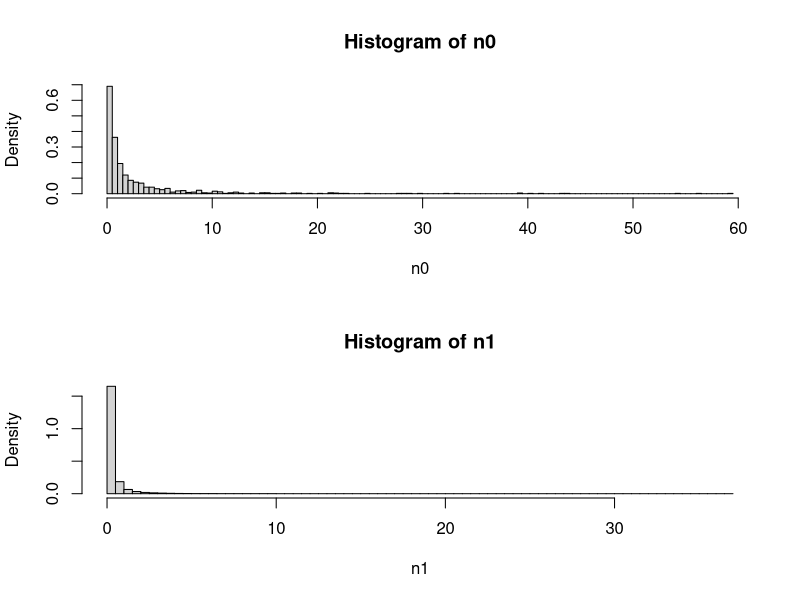
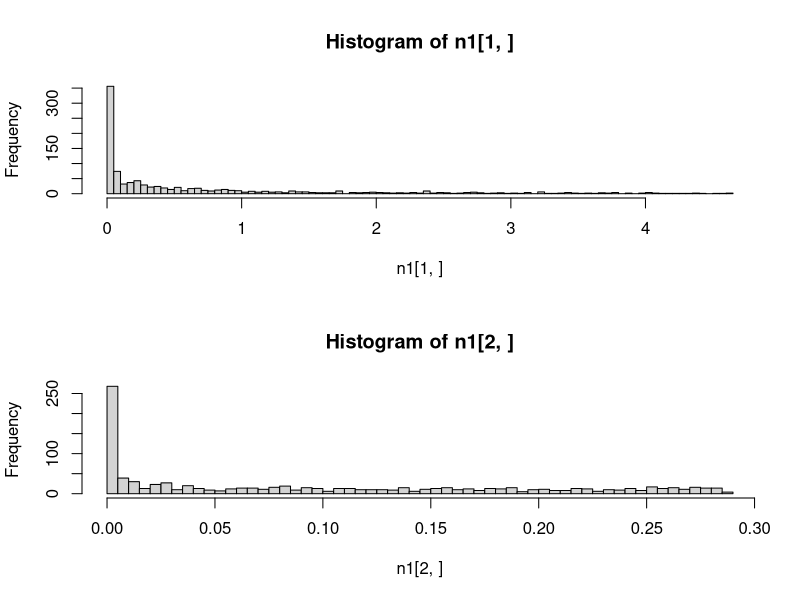
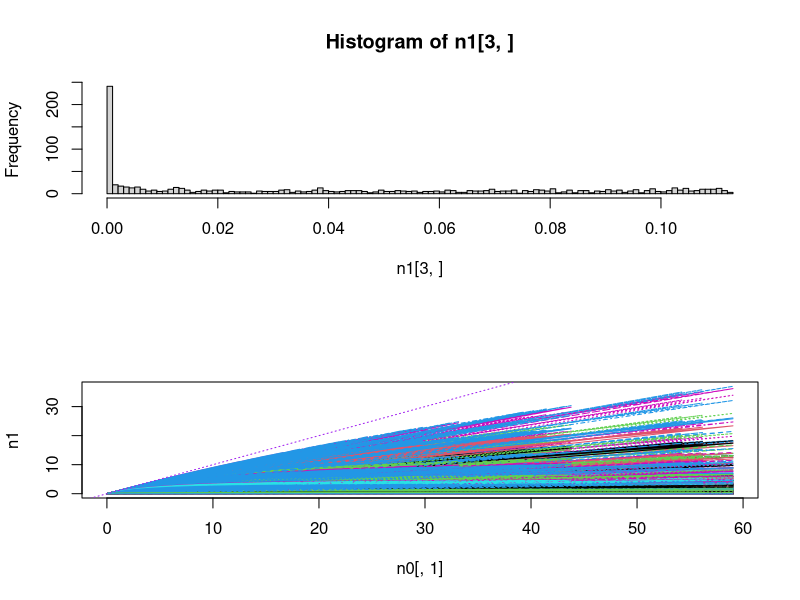
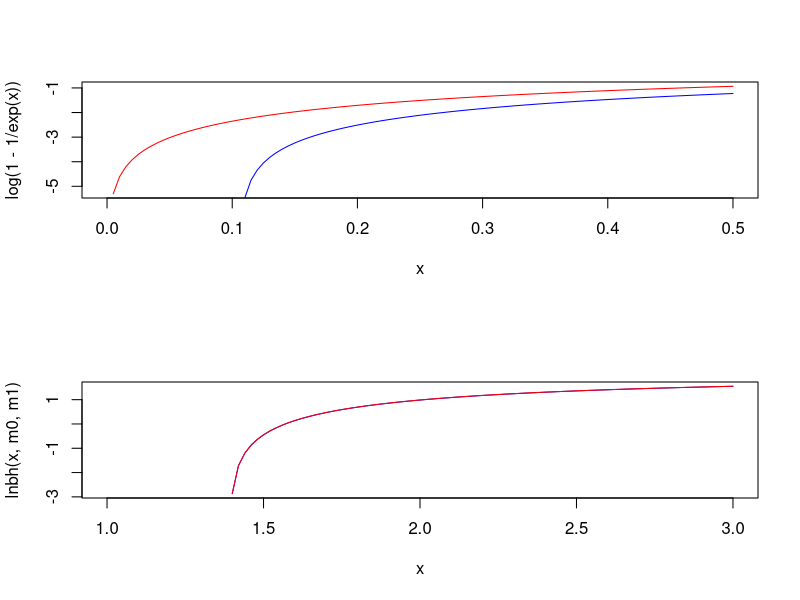
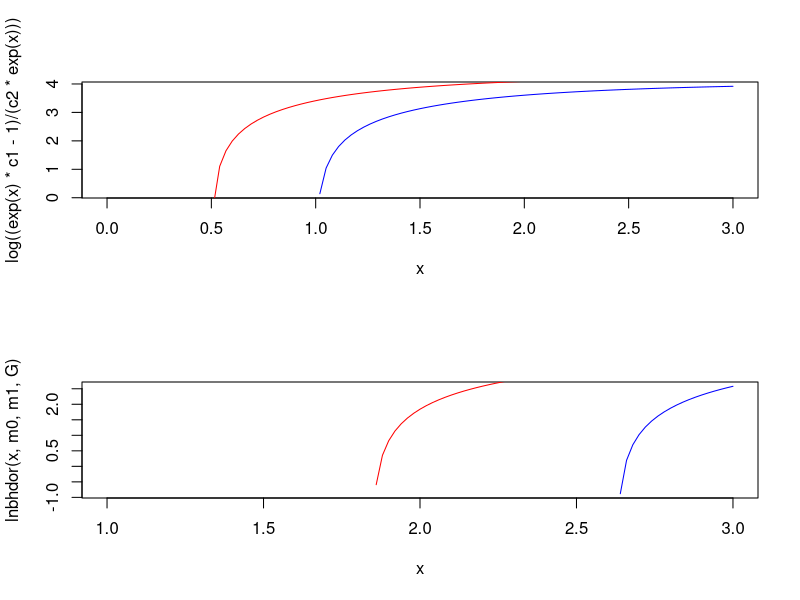
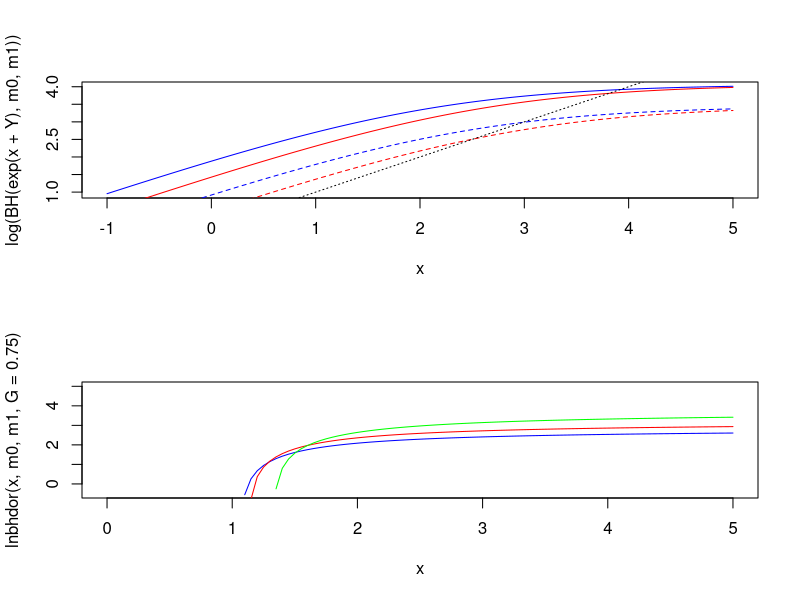
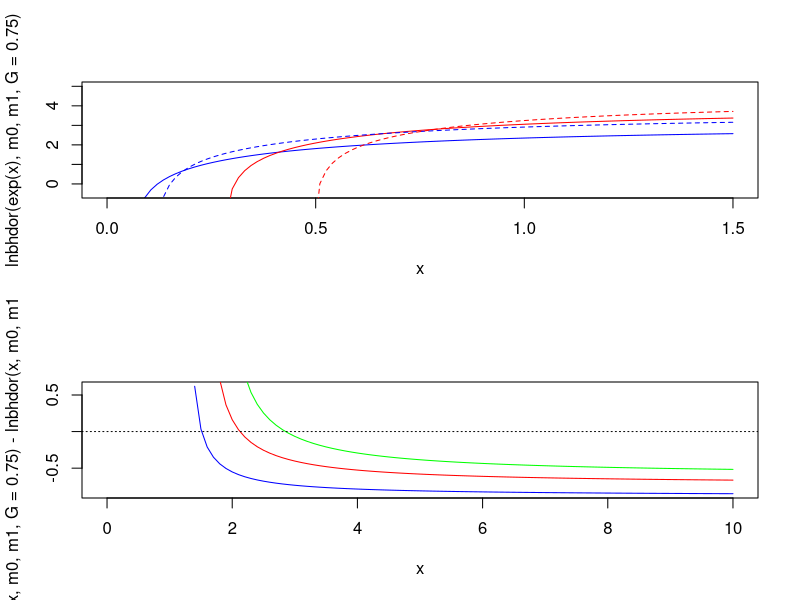
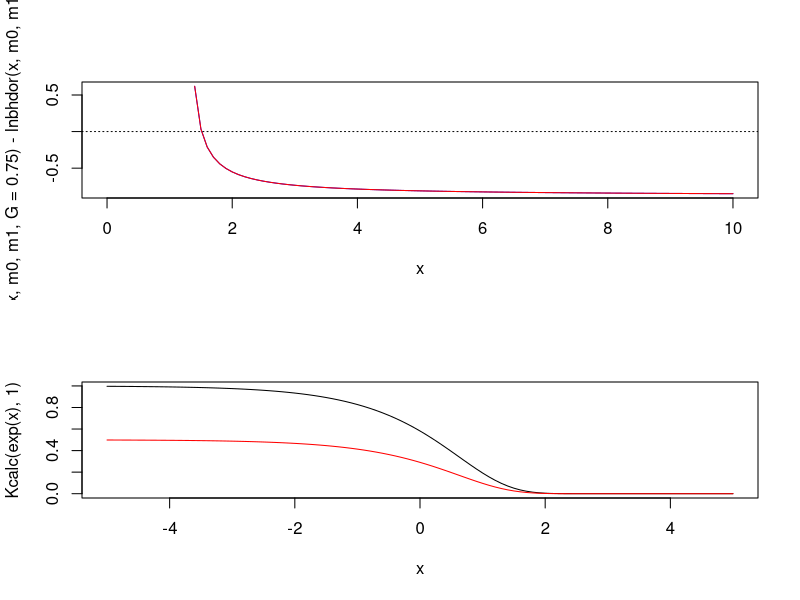

The R script that drew these images, in order: (Note: this script raises an error after producing the figures.)
####################################################################
# Explore how random variation in Beverton-Holt mortality function #
# affects the distribution of population sizes                     #
####################################################################

# Functions ---------------------------------------------------------------

BH <- function(n_in,m0,m1){
  n_out <- n_in * exp(-m0) / ( 1 + (m1/m0)*(1-exp(-m0))*n_in )
  return(n_out)
}
# assuming T = 1

# Exploration -------------------------------------------------------------

ln0_min <- -5
ln0_max <- 0
nseq <- 10^3
neps <- 10^3
alpha_m <- 0.1
beta_m <- 1

# n0_seq <- exp(seq(ln0_min,ln0_max,length.out=nseq))
# eps_m <- seq(-1,1,length.out=neps)
n0_seq <- exp(rnorm(nseq,0,1.5))
eps_m <- rnorm(neps,0,2)
  
m0 <- m1 <- n0 <- n1 <- matrix(NA,nr=nseq,nc=neps)

m0[] <- rep(exp(outer(alpha_m,eps_m,"+")),each=nseq)
m1[] <- rep(exp(outer(beta_m,eps_m,"+")),each=nseq)
n0[] <- rep(n0_seq,times=neps)
n1 <- BH(n0,m0,m1)

par(mfrow=c(2,1))
hist(n0,breaks=100,prob=T)
hist(n1,breaks=100,prob=T)

hist(n1[1,],breaks=100)
hist(n1[2,],breaks=100)
hist(n1[3,],breaks=100)

matplot(n0[,1],n1,type="l")
abline(0,1,col="purple",lty=3)

(K <- BH(10^10,m0[1,],m1[1,]))

# Plant example -----------------------------------------------------------
# From Yodzis and work on desert annuals

### Without seed dormancy

curve(log(1-1/exp(x)),col="red",xlim=c(0,0.5))
curve(log(0.9-1/exp(x)),col="blue",add=T)
# drop-off occurs earlier at lower K

lnbh <- function(y,m0,m1,T3=0.3){
  c1 <- exp(-m0*T3)
  c2 <- (1-exp(-m0)*T3)*m1/m0
  log((y*c1-1)/(c2*y))
}

m0 <- 1.1
m1 <- 0.1
curve(lnbh(x,m0,m1),col="blue",xlim=c(1,3))
m1 <- 0.01
curve(lnbh(x,m0,m1)-2.3,col="red",add=T)
# changing c2 only changes equilibrium N by constant factor (shifts intercept)

m0 <- 1
m1 <- 0.01
c1 <- exp(-m0)
c2 <- (1-exp(-m0))*m1/m0
curve(log((exp(x)*c1-1)/(c2*exp(x))),col="blue",xlim=c(0,3))
m0 <- 0.5
c1 <- exp(-m0)
c2 <- (1-exp(-m0))*m1/m0
curve(log((exp(x)*c1-1)/(c2*exp(x))),col="red",add=T)
# changing c1 -> drop-off occurs *earlier* at lower K

### With seed dormancy

lnbhdor <- function(Y,m0,m1,G,T3=0.3){
  S0 <- exp(-m0)
  c1 <- exp(-m0*T3)
  c2 <- (1-exp(-m0)*T3)*m1/m0
  log((c1*G*Y-G*S0+S0-1) / (c2*G*Y*((G-1)*S0+1)))
}

G <- 0.4
m0 <- 1
m1 <- 0.01
curve(lnbhdor(x,m0,m1,G),col="blue",xlim=c(1,3))
m0 <- 0.5
curve(lnbhdor(x,m0,m1,G),col="red",add=T)
  # Same result with G - drop-off earlier for lower K

# How does Y affect BH curve? ---------------------------------------------

BH <- function(n_in,m0,m1){
  n_out <- n_in * exp(-m0) / ( 1 + (m1/m0)*(1-exp(-m0))*n_in )
  return(n_out)
}

Y <- 3 # log scale
m0 <- 1
curve(log(BH(exp(x+Y),m0,m1)),col="blue",xlim=c(-1,5))
curve(log(BH(exp(x+Y-0.5),m0,m1)),col="red",add=T)
m0 <- 2
curve(log(BH(exp(x+Y),m0,m1)),col="blue",add=T,lty=2)
curve(log(BH(exp(x+Y-0.5),m0,m1)),col="red",add=T,lty=2)
abline(0,1,lty=3)
  # -0.5 -> reduce y by a freaction of exp(0.5)=1.6
  # decrease in y reduces equilibrium N by *more* when max popsize (K) is lower

# Y is just scaling up and down, changing c2 does the same thing?

# How does G affect BH curve? ---------------------------------------------

m0 <- 0.1
m1 <- 0.01
curve(lnbhdor(x,m0,m1,G=0.75),col="blue",xlim=c(0,5),ylim=c(-0.5,5))
curve(lnbhdor(x,m0,m1,G=0.5),col="red",add=T)
curve(lnbhdor(x,m0,m1,G=0.25),col="green",add=T)
  # above a certain Y, get more pop with high G, but as Y decreases, better to have low G

m0 <- 0.1
m1 <- 0.01
curve(lnbhdor(exp(x),m0,m1,G=0.75),col="blue",xlim=c(0,1.5),ylim=c(-0.5,5))
curve(lnbhdor(exp(x),m0,m1,G=0.25),col="red",add=T)
m0 <- 0.2
m1 <- 0.01
curve(lnbhdor(exp(x),m0,m1,G=0.75),col="blue",lty=2,add=T)
curve(lnbhdor(exp(x),m0,m1,G=0.25),col="red",lty=2,add=T)
  # When G is lower, reducing K has bigger effect on drop-off threshold for Y
  # (but will still always reduce it, so doesn't explain positive correlations)

m0 <- 0.1
m1 <- 0.01
curve(lnbhdor(x,m0,m1,G=0.75)-lnbhdor(x,m0,m1,G=0.25),col="blue",xlim=c(0,10))
m0 <- 0.2
m1 <- 0.01
curve(lnbhdor(x,m0,m1,G=0.75)-lnbhdor(x,m0,m1,G=0.25),col="red",add=T)
m0 <- 0.3
m1 <- 0.01
curve(lnbhdor(x,m0,m1,G=0.75)-lnbhdor(x,m0,m1,G=0.25),col="green",add=T)
abline(h=0,lty=3)
  # m1 -> lower germination favoured for given Y 

m0 <- 0.1
m1 <- 0.01
curve(lnbhdor(x,m0,m1,G=0.75)-lnbhdor(x,m0,m1,G=0.25),col="blue",xlim=c(0,10))
m0 <- 0.1
m1 <- 0.015
curve(lnbhdor(x,m0,m1,G=0.75)-lnbhdor(x,m0,m1,G=0.25),col="red",add=T)
abline(h=0,lty=3)
  # m2 -> proportional effect of G on dK is the same

# How does DI mortality relate to K? --------------------------------------

Kcalc <- function(m0,m1){
  exp(-m0)/( (1-exp(-m0)) * (m1/m0) )
} 
  # assuming T=1

curve(Kcalc(exp(x),1),xlim=c(-5,5))
curve(Kcalc(exp(x),2),col="red",add=T)
  # higher m0 -> lower K

# Optimal G - constant environment ----------------------------------------

# maximise population size (ignoring extinction)

nY <- 10
nm0 <- 5
nm1 <- 5
nG <- 50

Yseq <- exp(seq(0,5,length.out=nY))
m0seq <- exp(seq(-3,0,length.out=nm0))
m1seq <- exp(seq(-3,0,length.out=nm1))
Gseq <- plogis(seq(-5,5,length.out=nG))

pd <- expand.grid(Y=Yseq,m0=m0seq,m1=m1seq,G=Gseq) # parameter data

lK_GY_plot <- function(m){
  require(reshape2)
  require(fields)
  pd$lK <- with(pd, lnbhdor(Y,m0,m1,G,T3=0.3))
  plotvars <- c("Y","G")
  pd1 <- subset(pd,m0==m & m1==m1seq[2],select=c(plotvars,"lK"))
  plotmat <- acast(melt(pd1,id=plotvars),G~Y)
  matplot(Gseq,plotmat,type="l",lty=1,col=tim.colors(nY))
}

par(mfrow=c(2,2),mar=c(3,3,2,2))
lK_GY_plot(m0seq[1])  
lK_GY_plot(m0seq[2])  
lK_GY_plot(m0seq[3])  
lK_GY_plot(m0seq[4])  
  # m1 has no impact on optimal phenotype (only affects value of K)
  # G=0 is never optimal
  # Lower Y favours *higher* G
  # Higher m0 favours higher G

lK_YG_plot <- function(m){
  require(reshape2)
  require(fields)
  pd$lK <- with(pd, lnbhdor(Y,m0,m1,G,T3=0.3))
  plotvars <- c("Y","G")
  pd1 <- subset(pd,m0==m & m1==m1seq[2],select=c(plotvars,"lK"))
  plotmat <- acast(melt(pd1,id=plotvars),Y~G)
  matplot(log(Yseq),plotmat,type="l",lty=1,col=tim.colors(nG))
}

par(mfrow=c(2,2),mar=c(3,3,2,2))
lK_YG_plot(m0seq[1])  
lK_YG_plot(m0seq[2])  
lK_YG_plot(m0seq[3])  
lK_YG_plot(m0seq[4])  
  # low G -> earlier drop-off in N with Y

# Optimal G - variable environment ----------------------------------------

sgbh <- function(n_in,y,m0,m1,G,T3=0.3){
  So <- exp(-m0)
  Sn <- exp(-m0*T3)
  n_in*((1-G)*So + G*y*Sn / (1 + (1-Sn)*(m1/m0)*n_in))
}

nb <- 100
nt <- 1000 + nb
ns <- 5 # n y sig
narr <- yarr2 <- array(dim=c(nt,dim(garr),ns))
ysig <- exp(seq(-1,1,length.out=np))

yarr2[] <- exp(rnorm(
  n=nt*np^4*ns,
  mean=rep(rep(log(yarr),each=nt),times=ns),
  sd=rep(ysig,each=nt*np^4)
  ))

m0arr2 <- m1arr2 <- garr2 <- array(dim=c(dim(garr),ns))
m0arr2[] <- m0arr
m1arr2[] <- m1arr
garr2[] <- garr

N0 <- 1000
narr[1,,,,,] <- N0

for(t in 2:nt){
  narr[t,,,,,] <- sgbh(narr[t-1,,,,,],yarr2[t,,,,,],m0arr2,m1arr2,garr2)
}
  
lnarr <- log(narr)
muarr <- apply(lnarr[-(1:nb),,,,,],2:6,mean)
sdarr <- apply(lnarr[-(1:nb),,,,,],2:6,sd)

par(mfrow=c(2,2))
matplot(garr2[1,1,1,,1],muarr[5,2,5,,],type="l",lty=1,col=tim.colors(ns),
  ylim=c(2,5))
matplot(garr2[1,1,1,,1],muarr[5,4,5,,],type="l",lty=1,col=tim.colors(ns),
  ylim=c(2,5))
matplot(garr2[1,1,1,,1],muarr[5,6,5,,],type="l",lty=1,col=tim.colors(ns),
  ylim=c(2,5))
matplot(garr2[1,1,1,,1],muarr[5,8,5,,],type="l",lty=1,col=tim.colors(ns),
  ylim=c(2,5))
  # fluctuations favour G<1

ylim <- c(2,5)
par(mfrow=c(2,2))
matplot(garr2[1,1,1,,1],t(muarr[5,,5,,1]),type="l",lty=1,col=tim.colors(np),
  ylim=ylim)
matplot(garr2[1,1,1,,1],t(muarr[5,,5,,2]),type="l",lty=1,col=tim.colors(np),
  ylim=ylim)
matplot(garr2[1,1,1,,1],t(muarr[5,,5,,3]),type="l",lty=1,col=tim.colors(np),
  ylim=ylim)
matplot(garr2[1,1,1,,1],t(muarr[5,,5,,4]),type="l",lty=1,col=tim.colors(np),
  ylim=ylim)

ylim <- c(2,5)
par(mfrow=c(2,2))
matplot(garr2[1,1,1,,1],t(muarr[5,5,,,1]),type="l",lty=1,col=tim.colors(np),
  ylim=ylim)
matplot(garr2[1,1,1,,1],t(muarr[5,5,,,2]),type="l",lty=1,col=tim.colors(np),
  ylim=ylim)
matplot(garr2[1,1,1,,1],t(muarr[5,5,,,3]),type="l",lty=1,col=tim.colors(np),
  ylim=ylim)
matplot(garr2[1,1,1,,1],t(muarr[5,5,,,4]),type="l",lty=1,col=tim.colors(np),
  ylim=ylim)
  # m2 still shifting intercept but not optimal G?

# Optimal plastic G - variable environment --------------------------------
